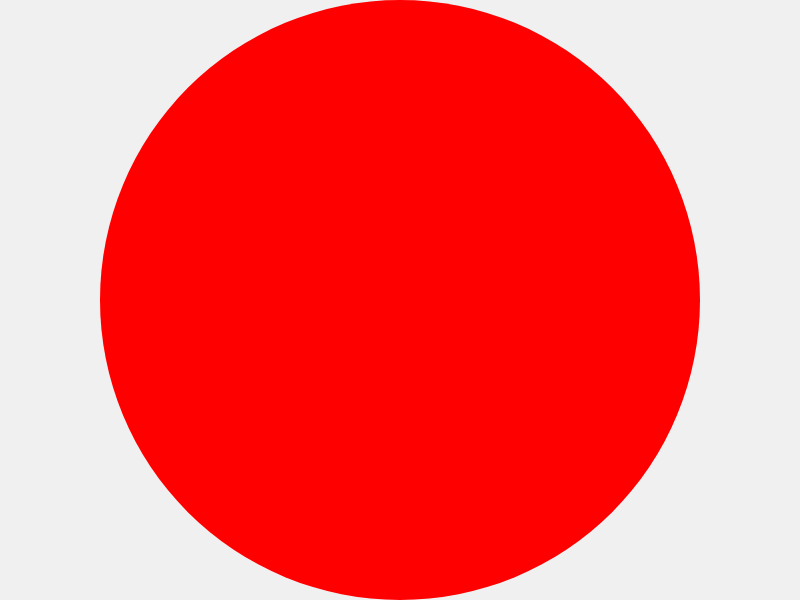
Frame 1 (no input)
Frame 60 (no input): identical to frame 1, image omitted
Frame 120 (the mouse pressed at the canvas centre since frame 60): identical to frame 1, image omitted

The p5.js sketch that drew this single still picture (run headless with seeded random() and noise() and a simulated clock; from frame 60 on, the mouse is pressed at the canvas centre):

// p5.js sketch
// ── sketch.js
// http://www.ac-grenoble.fr/disciplines/informatiquelycee/p5_base_a2.html
// Dessin d'un point

function setup() 
{
  createCanvas(800,600);
  background(240);
  stroke(255,0,0);   // couleur
  strokeWeight(600); // épaisseuer : diamètre
  point(400,300);    // position
}


function draw() 
{

}
       
